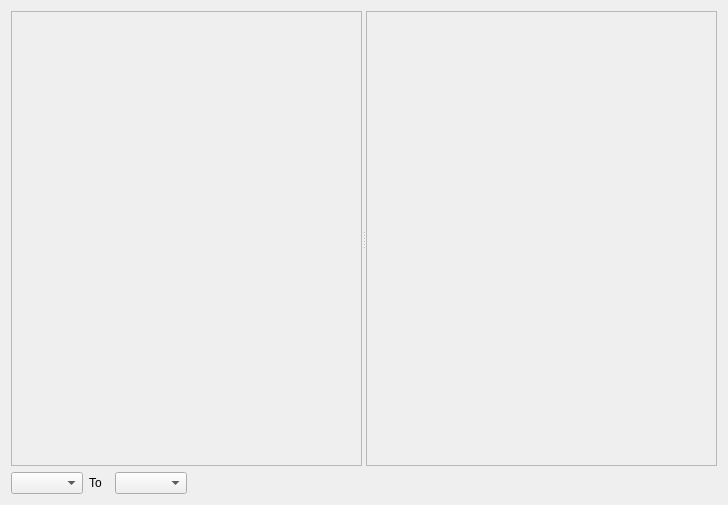
<?xml version="1.0" encoding="UTF-8"?>
<ui version="4.0">
 <class>ImageTranslateDlg</class>
 <widget class="QWidget" name="ImageTranslateDlg">
  <property name="geometry">
   <rect>
    <x>0</x>
    <y>0</y>
    <width>728</width>
    <height>505</height>
   </rect>
  </property>
  <property name="windowTitle">
   <string>Form</string>
  </property>
  <layout class="QVBoxLayout" name="verticalLayout" stretch="9,0">
   <item>
    <widget class="QSplitter" name="splitter">
     <property name="sizePolicy">
      <sizepolicy hsizetype="Expanding" vsizetype="Expanding">
       <horstretch>0</horstretch>
       <verstretch>0</verstretch>
      </sizepolicy>
     </property>
     <property name="orientation">
      <enum>Qt::Horizontal</enum>
     </property>
     <widget class="QScrollArea" name="scrollArea">
      <property name="widgetResizable">
       <bool>true</bool>
      </property>
      <widget class="QWidget" name="scrollAreaWidgetContents">
       <property name="geometry">
        <rect>
         <x>0</x>
         <y>0</y>
         <width>355</width>
         <height>465</height>
        </rect>
       </property>
       <layout class="QHBoxLayout" name="horizontalLayout">
        <item>
         <widget class="QLabel" name="labLeft">
          <property name="text">
           <string/>
          </property>
         </widget>
        </item>
       </layout>
      </widget>
     </widget>
     <widget class="QScrollArea" name="scrollArea_2">
      <property name="widgetResizable">
       <bool>true</bool>
      </property>
      <widget class="QWidget" name="scrollAreaWidgetContentsRight">
       <property name="geometry">
        <rect>
         <x>0</x>
         <y>0</y>
         <width>354</width>
         <height>465</height>
        </rect>
       </property>
       <layout class="QHBoxLayout" name="horizontalLayout_2">
        <item>
         <widget class="QLabel" name="labRight">
          <property name="text">
           <string/>
          </property>
         </widget>
        </item>
       </layout>
      </widget>
     </widget>
    </widget>
   </item>
   <item>
    <widget class="QWidget" name="widget" native="true">
     <property name="sizePolicy">
      <sizepolicy hsizetype="Preferred" vsizetype="Preferred">
       <horstretch>0</horstretch>
       <verstretch>0</verstretch>
      </sizepolicy>
     </property>
     <property name="maximumSize">
      <size>
       <width>16777215</width>
       <height>16777215</height>
      </size>
     </property>
     <layout class="QHBoxLayout" name="horizontalLayout_3">
      <property name="leftMargin">
       <number>0</number>
      </property>
      <property name="topMargin">
       <number>0</number>
      </property>
      <property name="rightMargin">
       <number>0</number>
      </property>
      <property name="bottomMargin">
       <number>0</number>
      </property>
      <item>
       <widget class="QComboBox" name="cbbFrom"/>
      </item>
      <item>
       <widget class="QLabel" name="label">
        <property name="sizePolicy">
         <sizepolicy hsizetype="Preferred" vsizetype="Preferred">
          <horstretch>0</horstretch>
          <verstretch>0</verstretch>
         </sizepolicy>
        </property>
        <property name="minimumSize">
         <size>
          <width>20</width>
          <height>0</height>
         </size>
        </property>
        <property name="text">
         <string>To</string>
        </property>
       </widget>
      </item>
      <item>
       <widget class="QComboBox" name="cbbTo"/>
      </item>
      <item>
       <spacer name="horizontalSpacer">
        <property name="orientation">
         <enum>Qt::Horizontal</enum>
        </property>
        <property name="sizeHint" stdset="0">
         <size>
          <width>732</width>
          <height>20</height>
         </size>
        </property>
       </spacer>
      </item>
     </layout>
    </widget>
   </item>
  </layout>
 </widget>
 <resources/>
 <connections/>
</ui>
